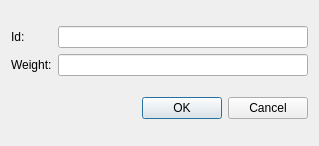
<?xml version="1.0" encoding="UTF-8"?>
<ui version="4.0">
 <class>TaskDialog</class>
 <widget class="QDialog" name="TaskDialog">
  <property name="geometry">
   <rect>
    <x>0</x>
    <y>0</y>
    <width>319</width>
    <height>146</height>
   </rect>
  </property>
  <property name="windowTitle">
   <string>Dialog</string>
  </property>
  <layout class="QVBoxLayout" name="verticalLayout">
   <item>
    <layout class="QGridLayout" name="gridLayout">
     <item row="0" column="0">
      <widget class="QLabel" name="label">
       <property name="text">
        <string>Id:</string>
       </property>
      </widget>
     </item>
     <item row="0" column="1">
      <widget class="QLineEdit" name="idLine">
       <property name="inputMask">
        <string>&gt;Aa; </string>
       </property>
      </widget>
     </item>
     <item row="1" column="0">
      <widget class="QLabel" name="label_2">
       <property name="text">
        <string>Weight:</string>
       </property>
      </widget>
     </item>
     <item row="1" column="1">
      <widget class="QLineEdit" name="weightLine">
       <property name="inputMask">
        <string>900; </string>
       </property>
      </widget>
     </item>
    </layout>
   </item>
   <item>
    <widget class="QDialogButtonBox" name="buttonBox">
     <property name="orientation">
      <enum>Qt::Horizontal</enum>
     </property>
     <property name="standardButtons">
      <set>QDialogButtonBox::Cancel|QDialogButtonBox::Ok</set>
     </property>
    </widget>
   </item>
  </layout>
 </widget>
 <tabstops>
  <tabstop>idLine</tabstop>
  <tabstop>weightLine</tabstop>
  <tabstop>buttonBox</tabstop>
 </tabstops>
 <resources/>
 <connections>
  <connection>
   <sender>buttonBox</sender>
   <signal>accepted()</signal>
   <receiver>TaskDialog</receiver>
   <slot>accept()</slot>
   <hints>
    <hint type="sourcelabel">
     <x>224</x>
     <y>124</y>
    </hint>
    <hint type="destinationlabel">
     <x>157</x>
     <y>145</y>
    </hint>
   </hints>
  </connection>
  <connection>
   <sender>buttonBox</sender>
   <signal>rejected()</signal>
   <receiver>TaskDialog</receiver>
   <slot>reject()</slot>
   <hints>
    <hint type="sourcelabel">
     <x>292</x>
     <y>130</y>
    </hint>
    <hint type="destinationlabel">
     <x>286</x>
     <y>145</y>
    </hint>
   </hints>
  </connection>
 </connections>
</ui>
